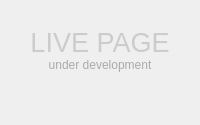
      <widget class="QWidget" name="live_page_widget">
       <layout class="QHBoxLayout" name="horizontalLayout_5">
        <property name="spacing">
         <number>0</number>
        </property>
        <property name="leftMargin">
         <number>0</number>
        </property>
        <property name="topMargin">
         <number>0</number>
        </property>
        <property name="rightMargin">
         <number>0</number>
        </property>
        <property name="bottomMargin">
         <number>0</number>
        </property>
        <item>
         <widget class="QWidget" name="widget_2" native="true">
          <layout class="QVBoxLayout" name="verticalLayout_6" stretch="2,0,0,4">
           <property name="spacing">
            <number>0</number>
           </property>
           <property name="leftMargin">
            <number>0</number>
           </property>
           <property name="topMargin">
            <number>0</number>
           </property>
           <property name="rightMargin">
            <number>0</number>
           </property>
           <property name="bottomMargin">
            <number>0</number>
           </property>
           <item>
            <spacer name="verticalSpacer_4">
             <property name="orientation">
              <enum>Qt::Vertical</enum>
             </property>
             <property name="sizeHint" stdset="0">
              <size>
               <width>20</width>
               <height>40</height>
              </size>
             </property>
            </spacer>
           </item>
           <item>
            <widget class="QLabel" name="label_4">
             <property name="font">
              <font>
               <pointsize>20</pointsize>
              </font>
             </property>
             <property name="styleSheet">
              <string notr="true">color: #ccc</string>
             </property>
             <property name="text">
              <string>LIVE PAGE</string>
             </property>
             <property name="alignment">
              <set>Qt::AlignCenter</set>
             </property>
            </widget>
           </item>
           <item>
            <widget class="QLabel" name="label_3">
             <property name="styleSheet">
              <string notr="true">color: #aaa</string>
             </property>
             <property name="text">
              <string>under development</string>
             </property>
             <property name="alignment">
              <set>Qt::AlignCenter</set>
             </property>
            </widget>
           </item>
           <item>
            <spacer name="verticalSpacer_5">
             <property name="orientation">
              <enum>Qt::Vertical</enum>
             </property>
             <property name="sizeHint" stdset="0">
              <size>
               <width>20</width>
               <height>40</height>
              </size>
             </property>
            </spacer>
           </item>
          </layout>
         </widget>
        </item>
       </layout>
      </widget>
